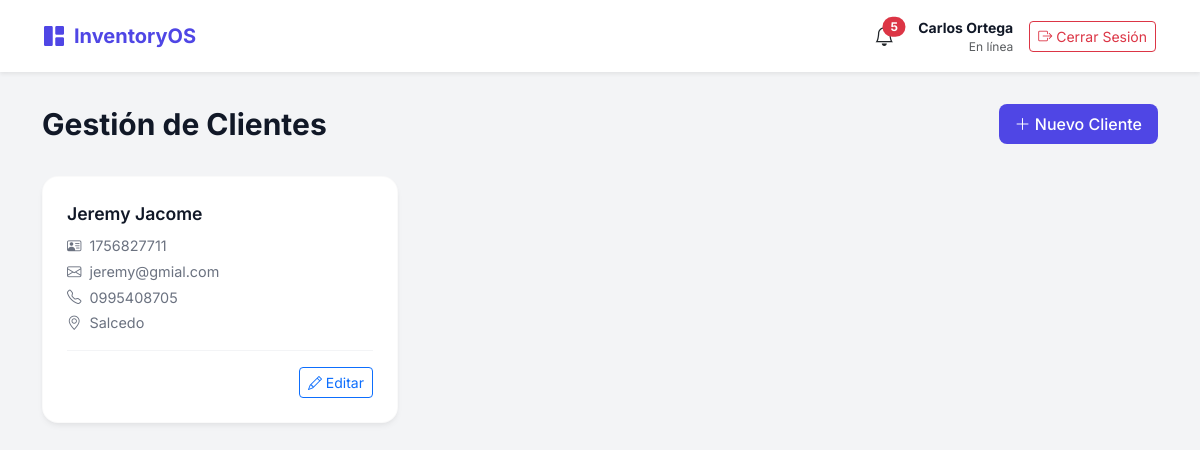
The app's page /create_modify_cliente/listar_cliente.php (signed in) with its own data.
### tables this page shows
CREATE TABLE `clientes` (
  `id` int NOT NULL,
  `cedula` varchar(10) NOT NULL,
  `nombres` varchar(100) NOT NULL,
  `apellidos` varchar(100) NOT NULL,
  `direccion` varchar(200) DEFAULT NULL,
  `telefono` varchar(20) DEFAULT NULL,
  `correo` varchar(100) DEFAULT NULL
);

### create_modify_cliente/listar_cliente.php (the view, shortened to what this page needs)
<?php
include("../connect.php");
$sql = "SELECT * FROM clientes ORDER BY id DESC";
$res = $conn->query($sql);
?>
<!DOCTYPE html>
<html lang="es">
<head>
    <link href="https://cdn.jsdelivr.net/npm/bootstrap@5.3.0/dist/css/bootstrap.min.css" rel="stylesheet">
    <link rel="stylesheet" href="https://cdn.jsdelivr.net/npm/bootstrap-icons@1.11.0/font/bootstrap-icons.css">
</head>
<body>
    <?php include '../navbar.php'; ?>
    <div class="container">
        <div class="page-header">
            <h1 class="page-title">Gestión de Clientes</h1>
            <a href="agregar_cliente.php" class="btn btn-primary-custom">
                <i class="bi bi-plus-lg"></i> Nuevo Cliente
            </a>
        </div>
        <div class="row g-4">
            <?php if ($res && $res->num_rows > 0): ?>
                <?php while($row = $res->fetch_assoc()): ?>
                    <div class="col-md-6 col-lg-4">
                        <div class="client-card">
                            <div class="client-name">
                                <?php echo htmlspecialchars($row['nombres'] . ' ' . $row['apellidos']); ?>
                            </div>
                            <div class="client-info">
                                <i class="bi bi-person-vcard me-2"></i><?php echo htmlspecialchars($row['cedula']); ?>
                            </div>
                            <div class="client-info">
                                <i class="bi bi-envelope me-2"></i><?php echo htmlspecialchars($row['correo']); ?>
                            </div>
                            <div class="client-info">
                                <i class="bi bi-telephone me-2"></i><?php echo htmlspecialchars($row['telefono']); ?>
                            </div>
                            <div class="client-info">
                                <i class="bi bi-geo-alt me-2"></i><?php echo htmlspecialchars($row['direccion']); ?>
                            </div>
                            <div class="client-actions">
                                <a href="editar_cliente.php?id=<?php echo $row['id']; ?>" class="btn btn-sm btn-outline-primary">
                                    <i class="bi bi-pencil"></i> Editar
                                </a>
                            </div>
                        </div>
                    </div>
                <?php endwhile; ?>
            <?php endif; ?>
        </div>
    </div>
</body>
</html>

### create_modify_cliente/listar_cliente.php (style rules this page uses)
:root { --primary-color: #4f46e5; --bg-color: #f3f4f6; --card-bg: #ffffff; --text-main: #111827; --text-muted: #6b7280; }
body { background-color: var(--bg-color); font-family: 'Inter', sans-serif; color: var(--text-main); }
.page-header { display: flex; justify-content: space-between; align-items: center; margin-bottom: 2rem; margin-top: 2rem; }
.page-title { font-size: 1.875rem; font-weight: 700; color: var(--text-main); margin: 0; }
.btn-primary-custom { background-color: var(--primary-color); color: white; border: none; padding: 0.5rem 1rem; border-radius: 8px; font-weight: 500; transition: all 0.2s; }
.client-card { background-color: var(--card-bg); border-radius: 16px; box-shadow: 0 4px 6px -1px rgba(0, 0, 0, 0.05), 0 2px 4px -1px rgba(0, 0, 0, 0.03); border: 1px solid rgba(0,0,0,0.02); padding: 1.5rem; transition: all 0.3s ease; height: 100%; }
.client-name { font-weight: 600; font-size: 1.1rem; margin-bottom: 0.5rem; color: var(--text-main); }
.client-info { font-size: 0.9rem; color: var(--text-muted); margin-bottom: 0.25rem; }
.client-actions { margin-top: 1rem; padding-top: 1rem; border-top: 1px solid #f3f4f6; display: flex; justify-content: flex-end; }

### records on screen
clientes: nombres+apellidos "Jeremy Jacome", cedula "1756827711", correo "jeremy@gmial.com", telefono "0995408705", direccion "Salcedo"

### other values on screen
$alert_count "5"
$_SESSION['nombre'] "Carlos Ortega"
